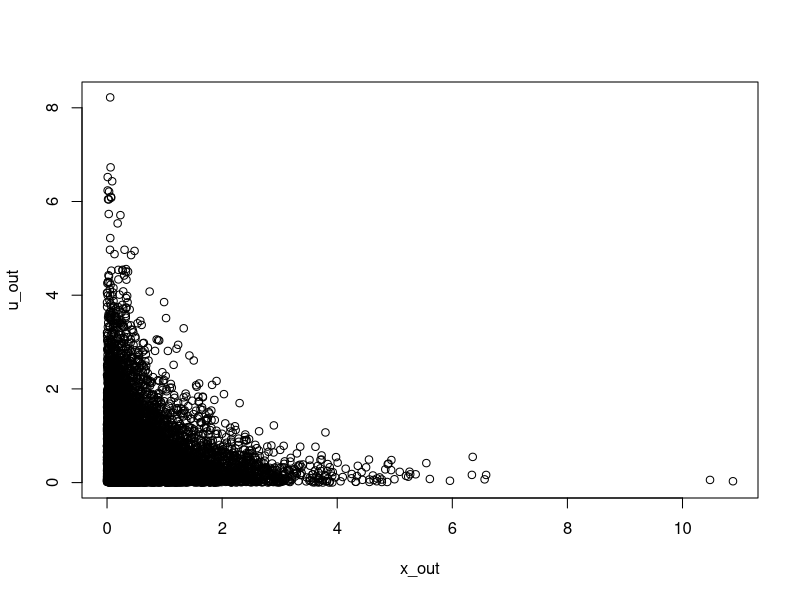
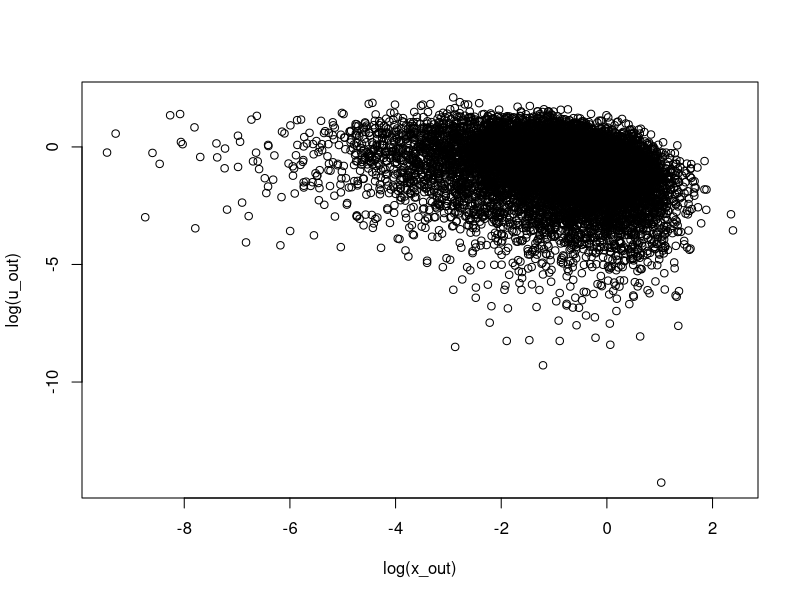
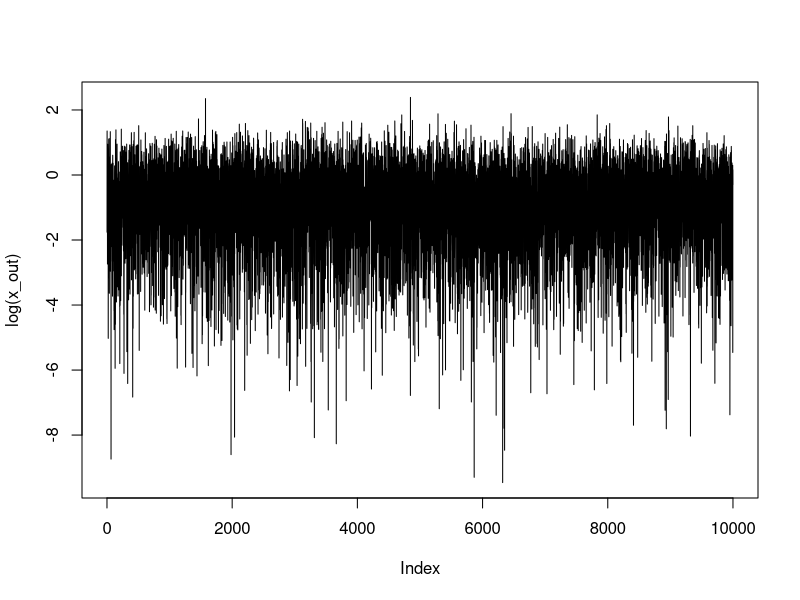
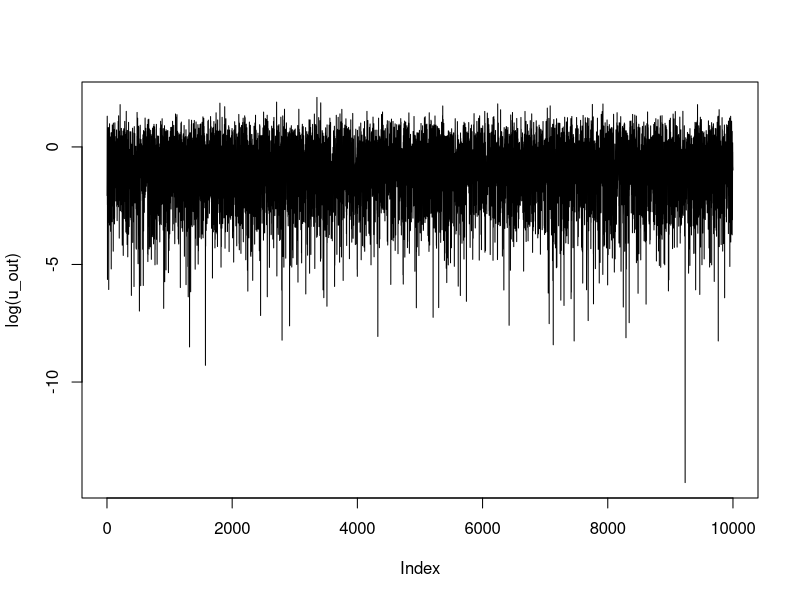
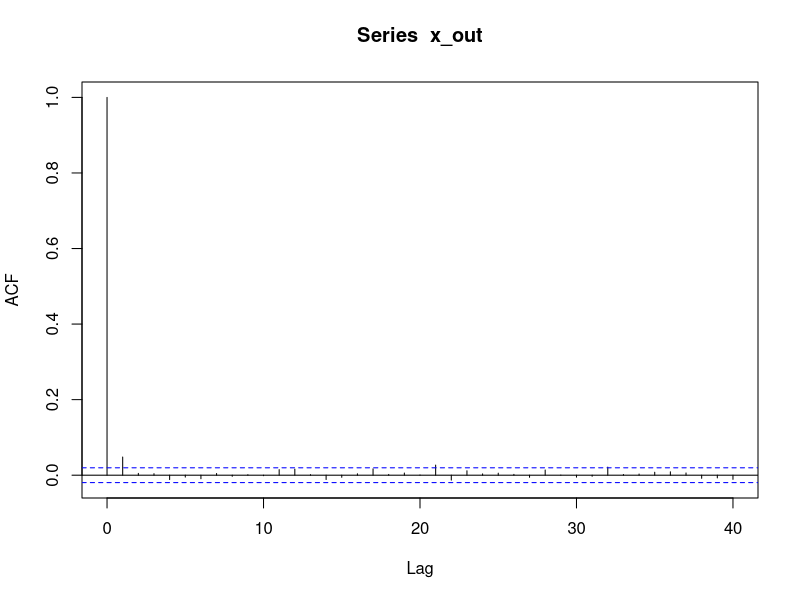
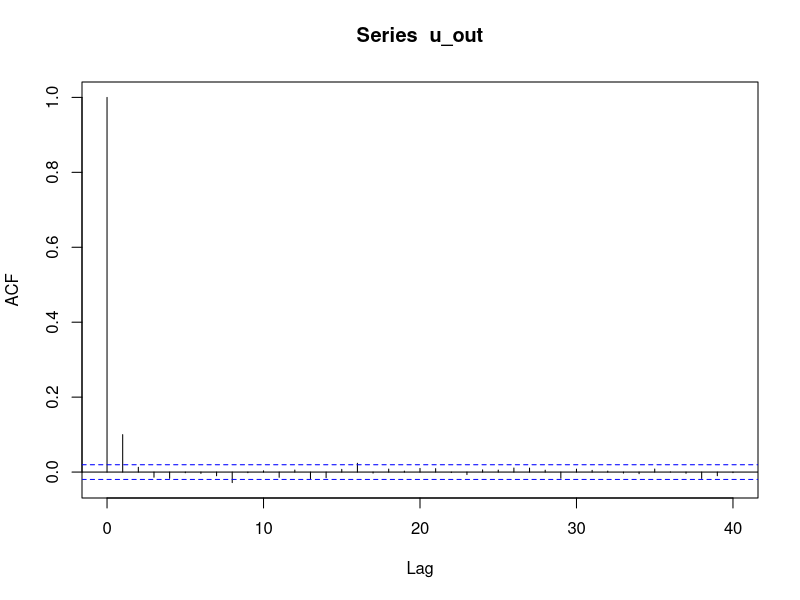
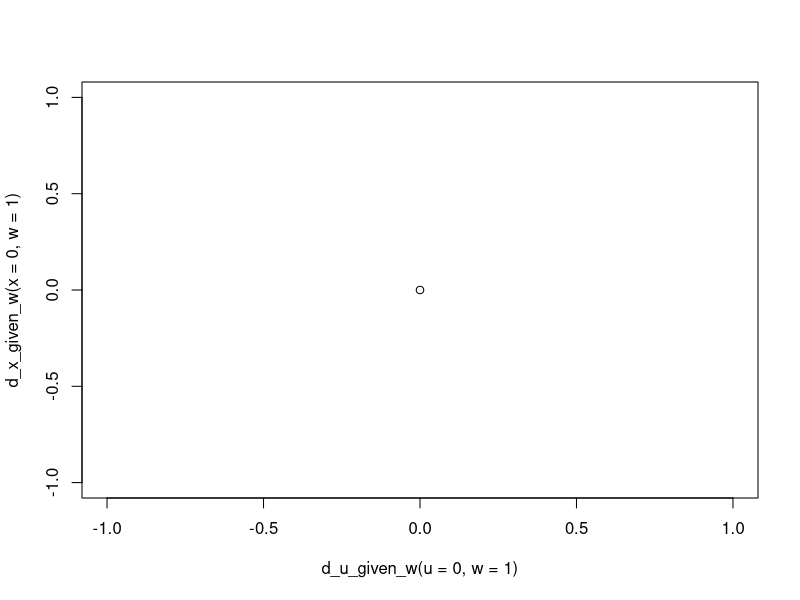

Reproduce these figures in R, in order.
## ---- chunk 1
knitr::opts_chunk$set(echo = TRUE)
## ---- chunk 2
d_u_given_w = function(u,w=1){
  #u is a vector of positive values (0 is okay because the density is 0 at 0).
  # w is a positive scalar
  
  #checking u
  if(!is.numeric(u)) stop("u is not numeric.")
  if(min(u)<0) stop("some u values are negative, u must be non-negative.")
  
  #checking w
  if(!is.numeric(w)) stop("w is not a numeric.")
  if(length(w)>1) stop("length(w)>1.")
  if(w<=0) stop("w<=0, w must be postive.")
  
  #defining the function up to proportion, using scoping to not have to input w
  f = function(u){
    u^2/(1+u)^3*exp(-u*w)
  }
  #getting normalizing constant
  NC = integrate(f,0,Inf,subdivisions=1000, rel.tol=1e-8)$value
  
  #returning the density at the values of u
  return(f(u)/NC)
}

d_x_given_w = function(x,w=1){
  #x is a vector of positive values (0 is okay because the density is finite at 0).
  #w is a positive scalar
  
  #checking x
  if(!is.numeric(x)) stop("x is not numeric.")
  if(min(x)<0) stop("some x values are negative, x must be non-negative.")
  
  #checking w
  if(!is.numeric(w)) stop("w is not a numeric.")
  if(length(w)>1) stop("length(w)>1.")
  if(w<=0) stop("w<=0, w must be postive.")
  
  #defining the function up to proportion, using scoping to not have to input w 
  f = function(x){
    x^2/(w+x)^3*exp(-x)
  }
  
  #getting normalizing constant
  NC = integrate(f,0,Inf,subdivisions=1000, rel.tol=1e-8)$value
  
  #returning the density at the values of x
  return(f(x)/NC)
}
## ---- chunk 3

gibbs_fun = function(N_draws,w=1,u0=1/w){
  
  u_curr = u0
  x_curr = NA
  
  x_out = u_out = rep(NA,N_draws)
  for(i in 1:N_draws){
    x_curr = rexp(1,u_curr+1)
    u_curr = rexp(1,x_curr+1)
    x_out[i] = x_curr
    u_out[i] = u_curr
  }
  x_curr
  u_curr
  
  plot(x_out,u_out)
  plot(log(x_out),log(u_out))
  plot(log(x_out),type="l")
  plot(log(u_out),type="l")
  acf(x_out)
  acf(u_out)
}
## ---- chunk 4
gibbs_fun(10000,w=2,u0=0.5)
## ---- chunk 5
plot(d_u_given_w(u=0,w=1),d_x_given_w(x=0,w=1)) 
